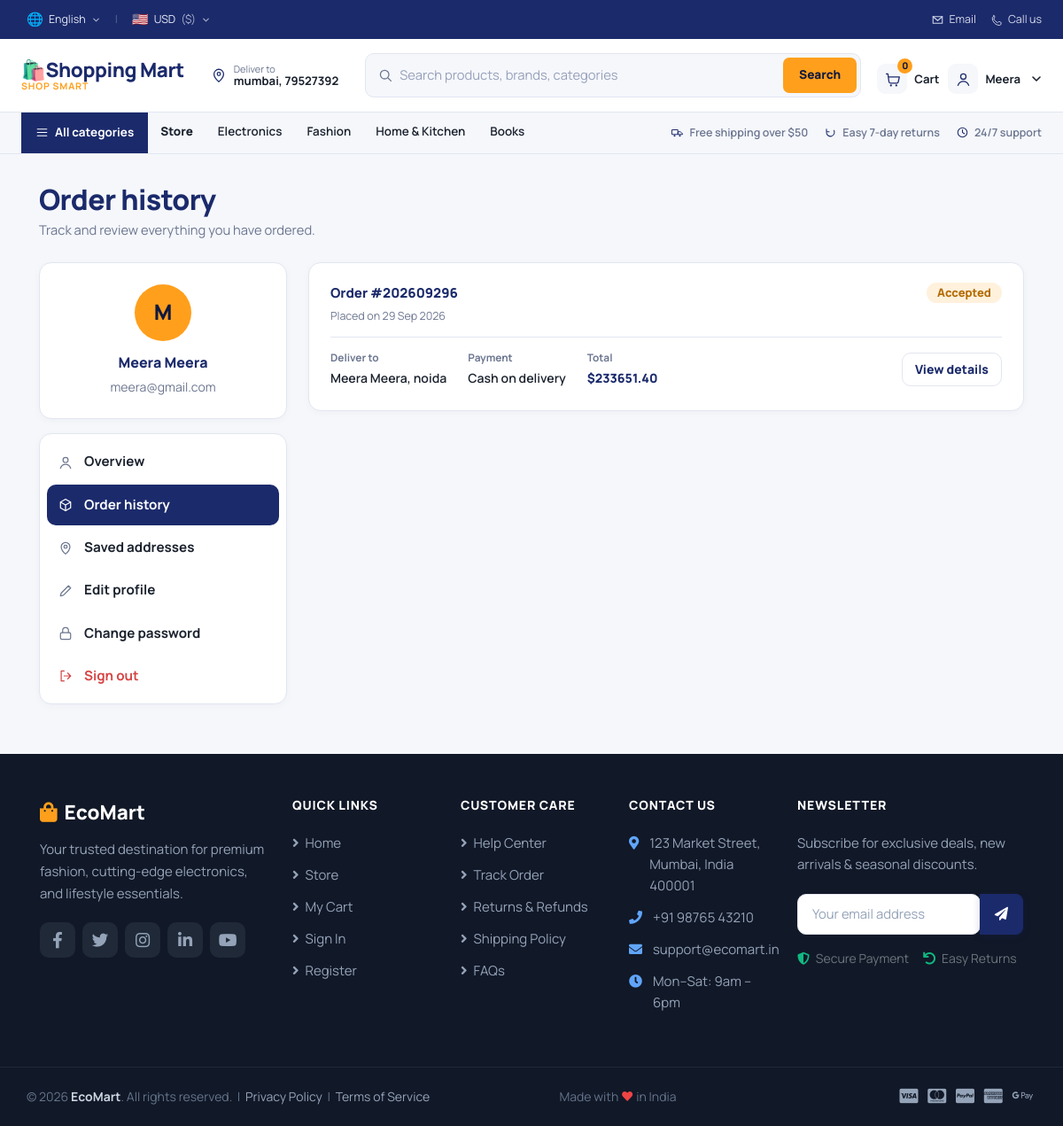
Page /my_orders/ (signed in) on the earlier database version.
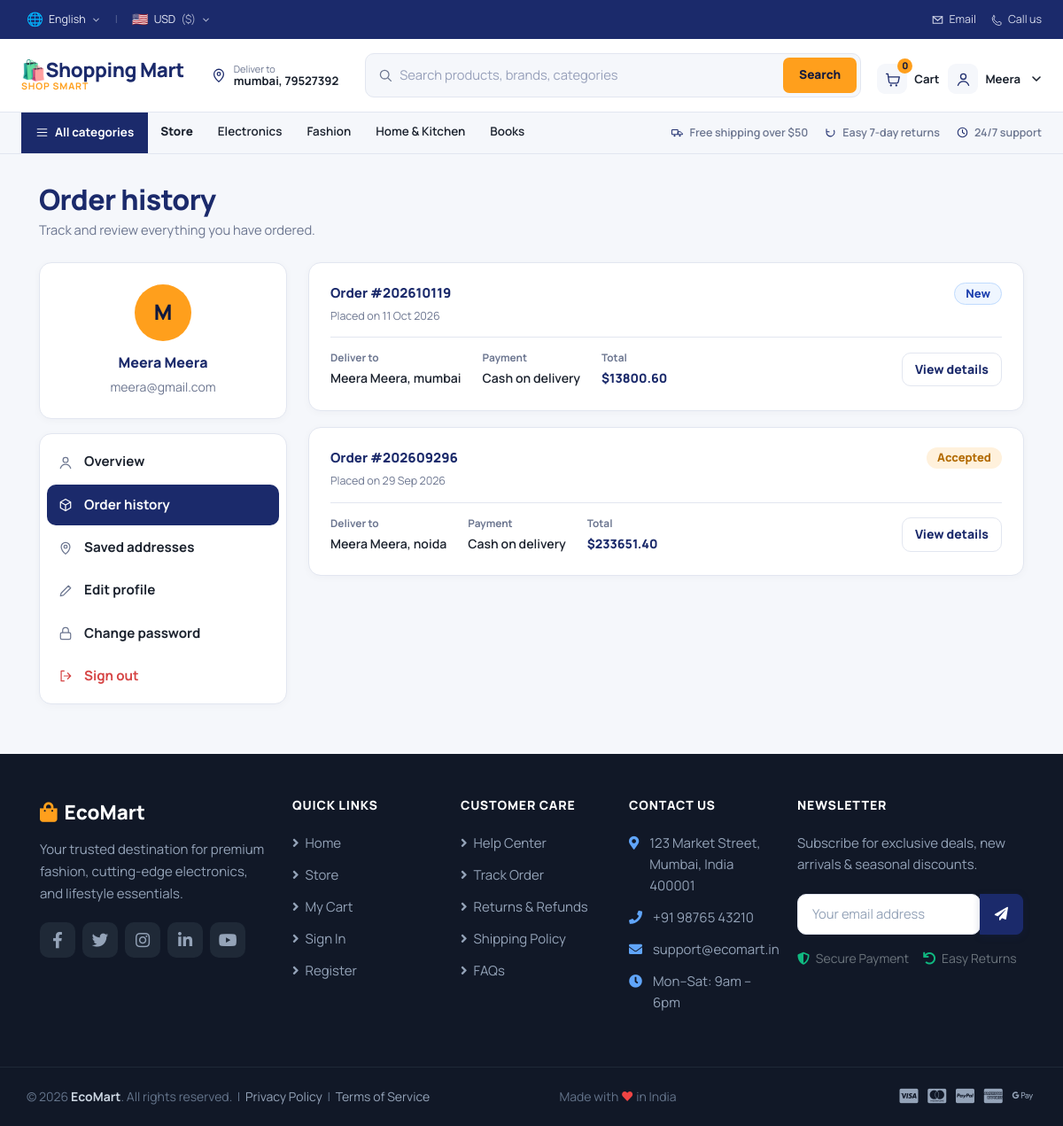
Same page on the later database version.
### apps/category/models.py (models this page shows, shortened)
class Category(models.Model):
    category_name = models.CharField(max_length=200, unique=True)
    slug = models.SlugField(max_length=200, unique=True)
    description = models.TextField(blank=True)
    category_image = models.ImageField(upload_to="photos/categories", blank=True)
    created_at = models.DateTimeField(auto_now_add=True)
    updated_at = models.DateTimeField(auto_now=True)
    class meta:
        verbose_name = "Category"
        verbose_name_plural = "Categories"
    def get_url(self):
        return reverse("product_by_category", args=[self.slug])

### apps/orders/models.py (models this page shows, shortened)
class Order(models.Model):
    STATUS_CHOICES = [
        ("New", "New"),
        ("Accepted", "Accepted"),
        ("Completed", "Completed"),
        ("Cancelled", "Cancelled")
    ]
    user = models.ForeignKey(settings.AUTH_USER_MODEL, on_delete=models.SET_NULL, null=True)
    payment = models.ForeignKey(Payment, on_delete=models.SET_NULL, blank=True, null=True)
    product = models.ForeignKey(Product, on_delete=models.SET_NULL, blank=True, null=True)
    order_number = models.CharField(max_length=30, blank=True)
    first_name = models.CharField(max_length=50)
    last_name = models.CharField(max_length=50)
    email = models.EmailField()
    phone_number = models.CharField(max_length=20)
    address_line_1 = models.CharField(max_length=200)
    address_line_2 = models.CharField(max_length=200, blank=True)
    city = models.CharField(max_length=200)
    state = models.CharField(max_length=100)
    country = models.CharField(max_length=50)
    order_note = models.TextField(blank=True)
    order_total = models.DecimalField(max_digits=10, decimal_places=2)
    tax = models.DecimalField(max_digits=10, decimal_places=2)
    status = models.CharField(max_length=10, choices=STATUS_CHOICES, default="New")
    ip = models.CharField(max_length=20, blank=True)
    is_ordered = models.BooleanField(default=False)
    created_at = models.DateTimeField(auto_now_add=True)
    updated_at = models.DateTimeField(auto_now=True)
    def full_name(self):
        return f"{self.first_name} {self.last_name}"

class Payment(models.Model):
    user = models.ForeignKey(Account, on_delete=models.CASCADE)
    payment_id = models.CharField(max_length=100)
    payment_method = models.CharField(max_length=100)
    amount_paid = models.CharField(max_length=100)
    created_at = models.DateTimeField(auto_now_add=True)

### apps/user_profile/views.py (the view)
# urls.py: path("my_orders/", views.my_orders, name="my_orders"),
@login_required(login_url="login")
def my_orders(request):
    orders = (
        Order.objects.filter(user=request.user, is_ordered=True)
        .prefetch_related("items__product")
        .order_by("-created_at")
    )
    return render(request, "my_profile/my_orders.html", {"orders": orders})

### apps/account/context_processors.py (called while the page is built)
def deliver_to(request):
    if not request.user.is_authenticated:
        return {}
    address = Address.objects.filter(user=request.user, is_default=True).first()
    if not address:
        address = Address.objects.filter(user=request.user).order_by("-id").first()
    return {"deliver_address": address}

### apps/carts/context_processor.py (called while the page is built)
def counter(request):
    cart_count = 0
    if "admin" in request.path:
        return {}
    else:
        try:
            cart = Cart.objects.filter(cart_id=_cart_id(request))
            cart_items = CartItem.objects.all().filter(cart=cart[:1])
            for cart_item in cart_items:
                cart_count += cart_item.quantity
        except Cart.DoesNotExist:
            cart_count = 0
    return dict(cart_count=cart_count)

### apps/carts/views.py (called while the page is built)
def _cart_id(request):
    cart = request.session.session_key
    print("cart: ", cart)
    if not cart:
        cart = request.session.create()
    return cart

### apps/category/context_processor.py (called while the page is built)
def menu_links(request):
    links = Category.objects.all()
    return dict(links=links)

### templates/my_profile/my_orders.html (shortened to what this page needs)
{% extends "my_profile/base_profile.html" %}
{% block page_title %}Order history{% endblock %}
{% block page_sub %}Track and review everything you have ordered.{% endblock %}
{% block profile_content %}
{% if orders %}
    {% for order in orders %}
    <div class="eco-panel eco-order">
        <div class="eco-order__top">
            <div>
                <a href="{% url 'order_detail' order.order_number %}" class="eco-order__number">Order #{{ order.order_number }}</a>
                <span class="eco-order__date">Placed on {{ order.created_at|date:"d M Y" }}</span>
            </div>
            <span class="eco-badge eco-badge--{{ order.status|lower }}">{{ order.status }}</span>
        </div>
        <div class="eco-order__bottom">
            <div class="eco-order__info">
                <span class="eco-order__label">Deliver to</span>
                <span>{{ order.full_name }}, {{ order.city }}</span>
            </div>
            <div class="eco-order__info">
                <span class="eco-order__label">Payment</span>
                <span>{{ order.payment.payment_method|default:"Pending" }}</span>
            </div>
            <div class="eco-order__info">
                <span class="eco-order__label">Total</span>
                <span class="eco-order__total">${{ order.order_total|floatformat:2 }}</span>
            </div>
            <a href="{% url 'order_detail' order.order_number %}" class="eco-btn eco-btn--ghost eco-btn--sm">View details</a>
        </div>
    </div>
    {% endfor %}
{% endif %}
{% endblock %}

### templates/includes/navbar.html (shortened to what the changed rows need)
<header class="eco-header">
    <nav class="eco-header__rail collapse" id="ecoNavRail">
        <div class="eco-header__rail-inner">
            <div class="eco-rail__left">
                <div class="eco-dropdown eco-dropdown--rail">
                    <button type="button" class="eco-rail__all" data-toggle="dropdown">
                    </button>
                </div>
                <a href="{% url 'store' %}" class="eco-rail__link eco-rail__link--store">Store</a>
                {% for category in links %}
                <a href="{{ category.get_url }}" class="eco-rail__link">{{ category.category_name }}</a>
                {% endfor %}
            </div>
        </div>
    </nav>
</header>

Differences in the rows shown:
added Order: order_number "202610119", created_at "11 Oct 2026", status "New", full_name "Meera Meera", city "mumbai", payment.payment_method "Cash on delivery", order_total "13800.60"
